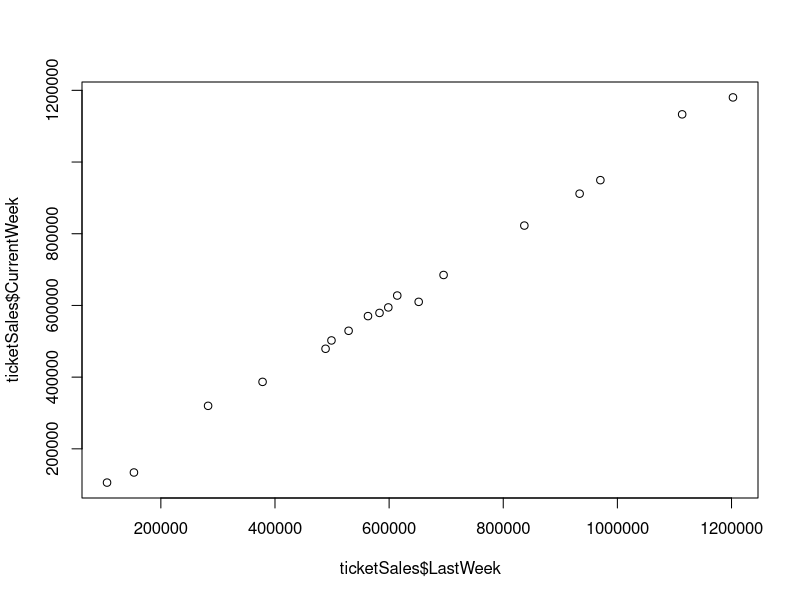

This figure's R source:
## ---- chunk 1
knitr::opts_chunk$set(echo = TRUE)
## ---- chunk 2
ticketSales = read.csv("playbill.csv", header=T)
ticketSales[,]
## ---- chunk 3
plot(x = ticketSales$LastWeek, y = ticketSales$CurrentWeek)
## ---- chunk 4
mod = lm( ticketSales$CurrentWeek ~ ticketSales$LastWeek )
mod
## ---- chunk 5
summary(mod)
## ---- chunk 6
bet1_hat = 0.9821 #found using the linear model
x_col = ticketSales$LastWeek
y_col = ticketSales$CurrentWeek
x_bar = mean(x_col)
#x_bar = 622186.6
y_bar = mean(y_col)
#y_bar = 617842.8
sxx = sum((x_col-x_bar)^2)
#sxx = 1.557916 * 10^12
sxy = sum((x_col-x_bar)*(y_col-y_bar))
#sxy = 1.53 * 10^12
#sxy/sxx = 0.9821
s = 18010 #found through the summary of the linear model
t_mult = 2.120 # found using the T Table, equal to t0.25 for 16 degrees of freedom
beta1CIlower = bet1_hat - (t_mult*(s/sqrt(sxx)))
beta1CIupper = bet1_hat + (t_mult*(s/sqrt(sxx)))
## ---- chunk 7
bet0_hat = 6804.8860 #this value was found using the linear model through r in the previous section
x_col = ticketSales$LastWeek
x_bar = mean(x_col)
#x_bar = 622186.6
sxx = sum((x_col-x_bar)^2)
#sxx = 1.557916 * 10^12
s = 18010 #found through the summary of the linear model
t_mult = 2.120 # found using the T Table, equal to t0.25 for 16 degrees of freedom
n = length(x_col)
beta0test = ((bet0_hat - 10000)/(s * sqrt((1/n) + ((x_bar^2)/sxx))))
#beta0test =  -0.3217422
p_val = 2*pt(-abs(beta0test), df = n-2)
#p_val = 0.7518132
## ---- chunk 8
X = 400000 #X value for which we need to find the estimated value
Y = 6804.8860 + (0.9821 * X)
#Y = 399644.9
## ---- chunk 9
#fitted model = 
# Y = 6804.8860 + 0.9821 * X
x_curr = 400000 #the value at which we need to find the prediction interval
y_hat = 6804.8860 + (0.9821 * x_curr)
#y_hat = 399644.9.
mse = mean(mod$residuals^2)  # mean((ticketSales$CurrentWeek - predict(mod))^2)
#mse = 288241878
x_col = ticketSales$LastWeek
x_bar = mean(x_col)
#x_bar = 622186.6
sxx = sum((x_col-x_bar)^2)
#sxx = 1.557916 * 10^12
s = 18010 #found through the summary of the linear model
t_mult = 2.120 # found using the T Table, equal to t0.25 for 16 degrees of freedom
n = length(x_col)
yPILower = y_hat - (t_mult * sqrt(mse) * sqrt(1 + (1/n) + (((x_curr - x_bar)^2)/sxx) ))
yPIUpper = y_hat + (t_mult * sqrt(mse) * sqrt(1 + (1/n) + (((x_curr - x_bar)^2)/sxx) ))
#yPILower = 362115
#yPIUpper = 437174.8
